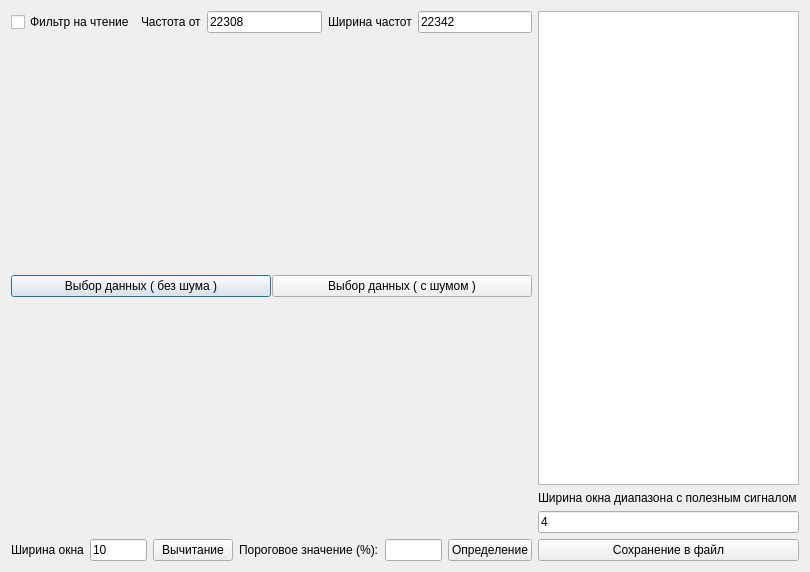
<?xml version="1.0" encoding="UTF-8"?>
<ui version="4.0">
 <class>Dialog</class>
 <widget class="QDialog" name="Dialog">
  <property name="geometry">
   <rect>
    <x>0</x>
    <y>0</y>
    <width>810</width>
    <height>572</height>
   </rect>
  </property>
  <property name="windowTitle">
   <string>Dialog</string>
  </property>
  <layout class="QVBoxLayout" name="verticalLayout_2" stretch="1">
   <item>
    <layout class="QHBoxLayout" name="horizontalLayout_6">
     <item>
      <layout class="QHBoxLayout" name="horizontalLayout_7" stretch="2,1">
       <item>
        <layout class="QVBoxLayout" name="verticalLayout_4" stretch="0,1,0,1,0">
         <item>
          <layout class="QHBoxLayout" name="horizontalLayout_3">
           <item>
            <layout class="QHBoxLayout" name="horizontalLayout_4">
             <item>
              <widget class="QCheckBox" name="checkBox">
               <property name="text">
                <string>Фильтр на чтение</string>
               </property>
              </widget>
             </item>
             <item>
              <widget class="QLabel" name="label_2">
               <property name="text">
                <string>Частота от</string>
               </property>
              </widget>
             </item>
             <item>
              <widget class="QLineEdit" name="lineEdit_threshold_2">
               <property name="text">
                <string>22308</string>
               </property>
               <property name="readOnly">
                <bool>false</bool>
               </property>
              </widget>
             </item>
             <item>
              <widget class="QLabel" name="label_3">
               <property name="text">
                <string>Ширина частот</string>
               </property>
              </widget>
             </item>
             <item>
              <widget class="QLineEdit" name="lineEdit_threshold_3">
               <property name="text">
                <string>22342</string>
               </property>
               <property name="readOnly">
                <bool>false</bool>
               </property>
              </widget>
             </item>
            </layout>
           </item>
          </layout>
         </item>
         <item>
          <widget class="QWidget" name="plotWindow" native="true">
           <layout class="QVBoxLayout" name="plotLayout"/>
          </widget>
         </item>
         <item>
          <layout class="QHBoxLayout" name="horizontalLayout" stretch="0,0">
           <property name="spacing">
            <number>1</number>
           </property>
           <property name="sizeConstraint">
            <enum>QLayout::SetMinimumSize</enum>
           </property>
           <property name="leftMargin">
            <number>0</number>
           </property>
           <item>
            <widget class="QPushButton" name="pushButton">
             <property name="text">
              <string>Выбор данных ( без шума )</string>
             </property>
            </widget>
           </item>
           <item>
            <widget class="QPushButton" name="pushButton_2">
             <property name="text">
              <string>Выбор данных ( с шумом )</string>
             </property>
            </widget>
           </item>
          </layout>
         </item>
         <item>
          <widget class="QWidget" name="plotWindow2" native="true">
           <layout class="QVBoxLayout" name="plotLayout2"/>
          </widget>
         </item>
         <item>
          <layout class="QHBoxLayout" name="horizontalLayout_2" stretch="0,0,0,0,0,0">
           <item>
            <widget class="QLabel" name="label_5">
             <property name="text">
              <string>Ширина окна</string>
             </property>
            </widget>
           </item>
           <item>
            <widget class="QLineEdit" name="lineEdit_2">
             <property name="text">
              <string>10</string>
             </property>
            </widget>
           </item>
           <item>
            <widget class="QPushButton" name="pushButton_3">
             <property name="text">
              <string>Вычитание</string>
             </property>
            </widget>
           </item>
           <item>
            <widget class="QLabel" name="label">
             <property name="text">
              <string>Пороговое значение (%):</string>
             </property>
            </widget>
           </item>
           <item>
            <widget class="QLineEdit" name="lineEdit_threshold">
             <property name="readOnly">
              <bool>false</bool>
             </property>
            </widget>
           </item>
           <item>
            <widget class="QPushButton" name="pushButton_4">
             <property name="text">
              <string>Определение</string>
             </property>
            </widget>
           </item>
          </layout>
         </item>
        </layout>
       </item>
       <item>
        <layout class="QVBoxLayout" name="verticalLayout">
         <item>
          <widget class="QTableWidget" name="tableWidget">
           <property name="selectionMode">
            <enum>QAbstractItemView::SingleSelection</enum>
           </property>
           <property name="selectionBehavior">
            <enum>QAbstractItemView::SelectRows</enum>
           </property>
          </widget>
         </item>
         <item>
          <widget class="QLabel" name="label_4">
           <property name="text">
            <string>Ширина окна диапазона с полезным сигналом</string>
           </property>
          </widget>
         </item>
         <item>
          <widget class="QLineEdit" name="lineEdit">
           <property name="text">
            <string>4</string>
           </property>
          </widget>
         </item>
         <item>
          <widget class="QPushButton" name="pushButton_5">
           <property name="text">
            <string>Сохранение в файл</string>
           </property>
          </widget>
         </item>
        </layout>
       </item>
      </layout>
     </item>
    </layout>
   </item>
  </layout>
 </widget>
 <resources/>
 <connections/>
</ui>
